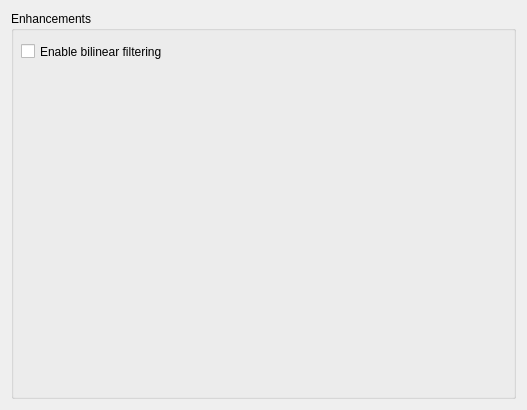
<?xml version="1.0" encoding="UTF-8"?>
<ui version="4.0">
 <class>GraphicsSettings</class>
 <widget class="QWidget" name="GraphicsSettings">
  <property name="geometry">
   <rect>
    <x>0</x>
    <y>0</y>
    <width>527</width>
    <height>410</height>
   </rect>
  </property>
  <property name="windowTitle">
   <string>Form</string>
  </property>
  <layout class="QVBoxLayout" name="verticalLayout">
   <item>
    <widget class="QGroupBox" name="groupBox">
     <property name="title">
      <string>Enhancements</string>
     </property>
     <widget class="QCheckBox" name="enableBilinearFiltering">
      <property name="geometry">
       <rect>
        <x>10</x>
        <y>30</y>
        <width>161</width>
        <height>21</height>
       </rect>
      </property>
      <property name="text">
       <string>Enable bilinear filtering</string>
      </property>
     </widget>
    </widget>
   </item>
  </layout>
 </widget>
 <resources/>
 <connections/>
</ui>
